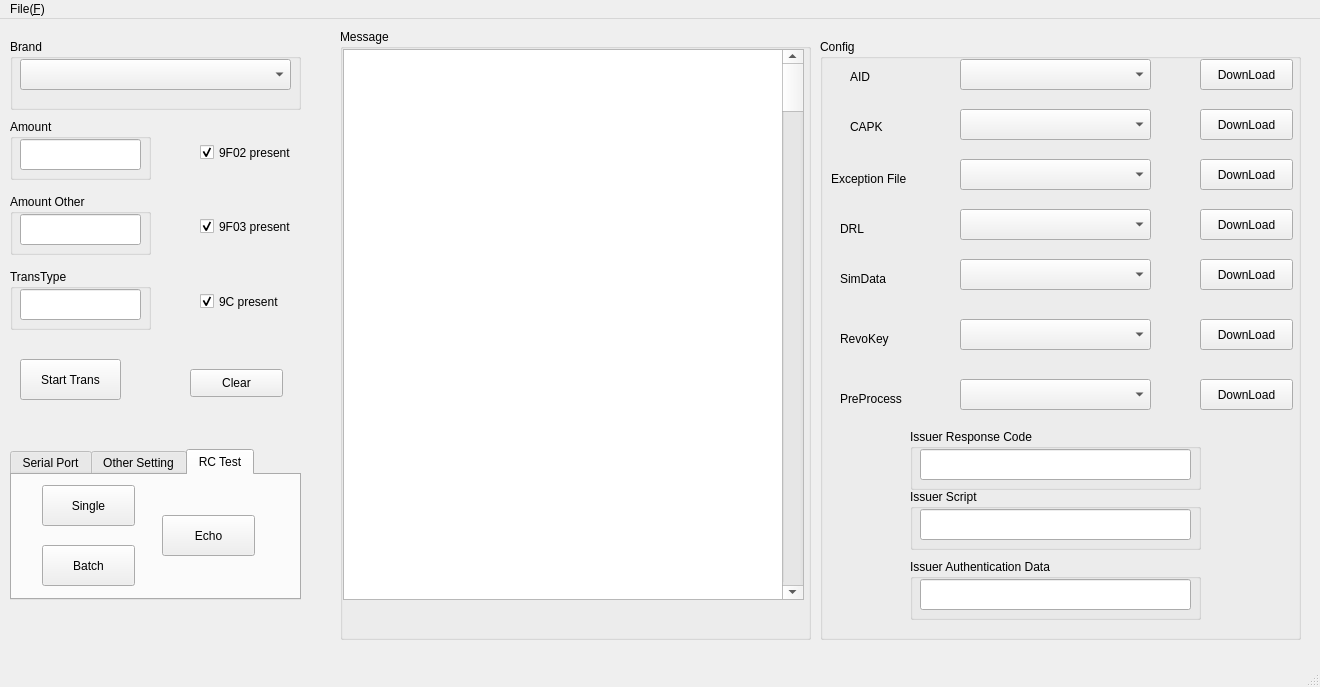
<?xml version="1.0" encoding="UTF-8"?>
<ui version="4.0">
 <class>XGD_HOST</class>
 <widget class="QMainWindow" name="XGD_HOST">
  <property name="geometry">
   <rect>
    <x>0</x>
    <y>0</y>
    <width>1320</width>
    <height>687</height>
   </rect>
  </property>
  <property name="windowTitle">
   <string>XGD_HOST</string>
  </property>
  <widget class="QWidget" name="centralwidget">
   <widget class="QGroupBox" name="groupBox_Config">
    <property name="geometry">
     <rect>
      <x>820</x>
      <y>20</y>
      <width>481</width>
      <height>601</height>
     </rect>
    </property>
    <property name="title">
     <string>Config</string>
    </property>
    <widget class="QComboBox" name="comboBox_AID">
     <property name="geometry">
      <rect>
       <x>140</x>
       <y>20</y>
       <width>191</width>
       <height>31</height>
      </rect>
     </property>
    </widget>
    <widget class="QLabel" name="label_AID">
     <property name="geometry">
      <rect>
       <x>30</x>
       <y>30</y>
       <width>72</width>
       <height>15</height>
      </rect>
     </property>
     <property name="text">
      <string>AID</string>
     </property>
    </widget>
    <widget class="QPushButton" name="pushButton_DownloadAid">
     <property name="geometry">
      <rect>
       <x>380</x>
       <y>20</y>
       <width>93</width>
       <height>31</height>
      </rect>
     </property>
     <property name="text">
      <string>DownLoad</string>
     </property>
    </widget>
    <widget class="QLabel" name="label_CAPK">
     <property name="geometry">
      <rect>
       <x>30</x>
       <y>80</y>
       <width>72</width>
       <height>15</height>
      </rect>
     </property>
     <property name="text">
      <string>CAPK</string>
     </property>
    </widget>
    <widget class="QComboBox" name="comboBox_CAPK">
     <property name="geometry">
      <rect>
       <x>140</x>
       <y>70</y>
       <width>191</width>
       <height>31</height>
      </rect>
     </property>
    </widget>
    <widget class="QPushButton" name="pushButton_DownloadCAPK">
     <property name="geometry">
      <rect>
       <x>380</x>
       <y>70</y>
       <width>93</width>
       <height>31</height>
      </rect>
     </property>
     <property name="text">
      <string>DownLoad</string>
     </property>
    </widget>
    <widget class="QLabel" name="label_ExceptionFile">
     <property name="geometry">
      <rect>
       <x>11</x>
       <y>130</y>
       <width>111</width>
       <height>20</height>
      </rect>
     </property>
     <property name="text">
      <string>Exception File</string>
     </property>
    </widget>
    <widget class="QComboBox" name="comboBox_ExceptionFile">
     <property name="geometry">
      <rect>
       <x>140</x>
       <y>120</y>
       <width>191</width>
       <height>31</height>
      </rect>
     </property>
    </widget>
    <widget class="QPushButton" name="pushButton_DownloadExcet">
     <property name="geometry">
      <rect>
       <x>380</x>
       <y>120</y>
       <width>93</width>
       <height>31</height>
      </rect>
     </property>
     <property name="text">
      <string>DownLoad</string>
     </property>
    </widget>
    <widget class="QLabel" name="label_DRL">
     <property name="geometry">
      <rect>
       <x>20</x>
       <y>180</y>
       <width>31</width>
       <height>20</height>
      </rect>
     </property>
     <property name="text">
      <string>DRL</string>
     </property>
    </widget>
    <widget class="QComboBox" name="comboBox_DRL">
     <property name="geometry">
      <rect>
       <x>140</x>
       <y>170</y>
       <width>191</width>
       <height>31</height>
      </rect>
     </property>
    </widget>
    <widget class="QPushButton" name="pushButton_DownloadDRL">
     <property name="geometry">
      <rect>
       <x>380</x>
       <y>170</y>
       <width>93</width>
       <height>31</height>
      </rect>
     </property>
     <property name="text">
      <string>DownLoad</string>
     </property>
    </widget>
    <widget class="QLabel" name="label_SimData">
     <property name="geometry">
      <rect>
       <x>20</x>
       <y>230</y>
       <width>61</width>
       <height>20</height>
      </rect>
     </property>
     <property name="text">
      <string>SimData</string>
     </property>
    </widget>
    <widget class="QComboBox" name="comboBox_SimData">
     <property name="geometry">
      <rect>
       <x>140</x>
       <y>220</y>
       <width>191</width>
       <height>31</height>
      </rect>
     </property>
    </widget>
    <widget class="QPushButton" name="pushButton_DownloadSimdata">
     <property name="geometry">
      <rect>
       <x>380</x>
       <y>220</y>
       <width>93</width>
       <height>31</height>
      </rect>
     </property>
     <property name="text">
      <string>DownLoad</string>
     </property>
    </widget>
    <widget class="QLabel" name="label_RevoKey">
     <property name="geometry">
      <rect>
       <x>20</x>
       <y>290</y>
       <width>61</width>
       <height>20</height>
      </rect>
     </property>
     <property name="text">
      <string>RevoKey</string>
     </property>
    </widget>
    <widget class="QComboBox" name="comboBox_Revokey">
     <property name="geometry">
      <rect>
       <x>140</x>
       <y>280</y>
       <width>191</width>
       <height>31</height>
      </rect>
     </property>
    </widget>
    <widget class="QPushButton" name="pushButton_DownloadRevokey">
     <property name="geometry">
      <rect>
       <x>380</x>
       <y>280</y>
       <width>93</width>
       <height>31</height>
      </rect>
     </property>
     <property name="text">
      <string>DownLoad</string>
     </property>
    </widget>
    <widget class="QLabel" name="label_PreProcess">
     <property name="geometry">
      <rect>
       <x>20</x>
       <y>350</y>
       <width>81</width>
       <height>20</height>
      </rect>
     </property>
     <property name="text">
      <string>PreProcess</string>
     </property>
    </widget>
    <widget class="QComboBox" name="comboBox_PreProcess">
     <property name="geometry">
      <rect>
       <x>140</x>
       <y>340</y>
       <width>191</width>
       <height>31</height>
      </rect>
     </property>
    </widget>
    <widget class="QPushButton" name="pushButton_DownloadPreprocess">
     <property name="geometry">
      <rect>
       <x>380</x>
       <y>340</y>
       <width>93</width>
       <height>31</height>
      </rect>
     </property>
     <property name="text">
      <string>DownLoad</string>
     </property>
    </widget>
    <widget class="QGroupBox" name="groupBox_HostResCode">
     <property name="geometry">
      <rect>
       <x>90</x>
       <y>390</y>
       <width>291</width>
       <height>61</height>
      </rect>
     </property>
     <property name="title">
      <string>Issuer Response Code</string>
     </property>
     <widget class="QLineEdit" name="lineEdit_HostResCode">
      <property name="geometry">
       <rect>
        <x>10</x>
        <y>20</y>
        <width>271</width>
        <height>31</height>
       </rect>
      </property>
     </widget>
    </widget>
    <widget class="QGroupBox" name="groupBox_IssuerScript">
     <property name="geometry">
      <rect>
       <x>90</x>
       <y>450</y>
       <width>291</width>
       <height>61</height>
      </rect>
     </property>
     <property name="title">
      <string>Issuer Script</string>
     </property>
     <widget class="QLineEdit" name="lineEdit_IssuerScript">
      <property name="geometry">
       <rect>
        <x>10</x>
        <y>20</y>
        <width>271</width>
        <height>31</height>
       </rect>
      </property>
     </widget>
    </widget>
    <widget class="QGroupBox" name="groupBox_HostAuthData">
     <property name="geometry">
      <rect>
       <x>90</x>
       <y>520</y>
       <width>291</width>
       <height>61</height>
      </rect>
     </property>
     <property name="title">
      <string>Issuer Authentication Data</string>
     </property>
     <widget class="QLineEdit" name="lineEdit_HostAuthData">
      <property name="geometry">
       <rect>
        <x>10</x>
        <y>20</y>
        <width>271</width>
        <height>31</height>
       </rect>
      </property>
     </widget>
    </widget>
   </widget>
   <widget class="QGroupBox" name="groupBox_Amount">
    <property name="geometry">
     <rect>
      <x>10</x>
      <y>100</y>
      <width>141</width>
      <height>61</height>
     </rect>
    </property>
    <property name="title">
     <string>Amount</string>
    </property>
    <widget class="QLineEdit" name="lineEdit_Amt">
     <property name="geometry">
      <rect>
       <x>10</x>
       <y>20</y>
       <width>121</width>
       <height>31</height>
      </rect>
     </property>
    </widget>
   </widget>
   <widget class="QGroupBox" name="groupBox_AmtOther">
    <property name="geometry">
     <rect>
      <x>10</x>
      <y>175</y>
      <width>141</width>
      <height>61</height>
     </rect>
    </property>
    <property name="title">
     <string>Amount Other</string>
    </property>
    <widget class="QLineEdit" name="lineEdit_AmtOther">
     <property name="geometry">
      <rect>
       <x>10</x>
       <y>20</y>
       <width>121</width>
       <height>31</height>
      </rect>
     </property>
    </widget>
   </widget>
   <widget class="QGroupBox" name="groupBox_TransType">
    <property name="geometry">
     <rect>
      <x>10</x>
      <y>250</y>
      <width>141</width>
      <height>61</height>
     </rect>
    </property>
    <property name="title">
     <string>TransType</string>
    </property>
    <widget class="QLineEdit" name="lineEdit_TransType">
     <property name="geometry">
      <rect>
       <x>10</x>
       <y>20</y>
       <width>121</width>
       <height>31</height>
      </rect>
     </property>
    </widget>
   </widget>
   <widget class="QPushButton" name="pushButton_StartTrans">
    <property name="geometry">
     <rect>
      <x>20</x>
      <y>340</y>
      <width>101</width>
      <height>41</height>
     </rect>
    </property>
    <property name="text">
     <string>Start Trans</string>
    </property>
   </widget>
   <widget class="QPushButton" name="pushButton_ClrMessage">
    <property name="geometry">
     <rect>
      <x>190</x>
      <y>350</y>
      <width>93</width>
      <height>28</height>
     </rect>
    </property>
    <property name="text">
     <string>Clear</string>
    </property>
   </widget>
   <widget class="QTabWidget" name="tabWidget_Settings">
    <property name="geometry">
     <rect>
      <x>10</x>
      <y>430</y>
      <width>291</width>
      <height>151</height>
     </rect>
    </property>
    <property name="currentIndex">
     <number>2</number>
    </property>
    <widget class="QWidget" name="tab_commsetting">
     <attribute name="title">
      <string>Serial Port</string>
     </attribute>
     <widget class="QLabel" name="label_SerialPort">
      <property name="geometry">
       <rect>
        <x>30</x>
        <y>30</y>
        <width>31</width>
        <height>20</height>
       </rect>
      </property>
      <property name="text">
       <string>Port</string>
      </property>
     </widget>
     <widget class="QLabel" name="label_SerialBaud">
      <property name="geometry">
       <rect>
        <x>30</x>
        <y>80</y>
        <width>41</width>
        <height>16</height>
       </rect>
      </property>
      <property name="text">
       <string>Baud</string>
      </property>
     </widget>
     <widget class="QPushButton" name="pushButton_ScanSerial">
      <property name="geometry">
       <rect>
        <x>200</x>
        <y>5</y>
        <width>81</width>
        <height>51</height>
       </rect>
      </property>
      <property name="text">
       <string>Scan</string>
      </property>
     </widget>
     <widget class="QPushButton" name="pushButton_OpenSerial">
      <property name="geometry">
       <rect>
        <x>200</x>
        <y>65</y>
        <width>81</width>
        <height>51</height>
       </rect>
      </property>
      <property name="text">
       <string>Open</string>
      </property>
     </widget>
     <widget class="QComboBox" name="comboBox_SerialPort">
      <property name="geometry">
       <rect>
        <x>80</x>
        <y>20</y>
        <width>111</width>
        <height>31</height>
       </rect>
      </property>
     </widget>
     <widget class="QComboBox" name="comboBox_BaudRate">
      <property name="geometry">
       <rect>
        <x>80</x>
        <y>70</y>
        <width>111</width>
        <height>31</height>
       </rect>
      </property>
     </widget>
    </widget>
    <widget class="QWidget" name="tab_othsetting">
     <attribute name="title">
      <string>Other Setting</string>
     </attribute>
     <widget class="QLineEdit" name="lineEdit_IPAddress">
      <property name="geometry">
       <rect>
        <x>82</x>
        <y>20</y>
        <width>151</width>
        <height>31</height>
       </rect>
      </property>
      <property name="text">
       <string>127.0.0.1</string>
      </property>
     </widget>
     <widget class="QLineEdit" name="lineEdit_IPPort">
      <property name="geometry">
       <rect>
        <x>82</x>
        <y>70</y>
        <width>151</width>
        <height>31</height>
       </rect>
      </property>
      <property name="text">
       <string>8182</string>
      </property>
     </widget>
     <widget class="QLabel" name="label_IPAddress">
      <property name="geometry">
       <rect>
        <x>10</x>
        <y>24</y>
        <width>72</width>
        <height>21</height>
       </rect>
      </property>
      <property name="text">
       <string>Address</string>
      </property>
     </widget>
     <widget class="QLabel" name="label_IPPort">
      <property name="geometry">
       <rect>
        <x>10</x>
        <y>74</y>
        <width>72</width>
        <height>21</height>
       </rect>
      </property>
      <property name="text">
       <string>Port</string>
      </property>
     </widget>
    </widget>
    <widget class="QWidget" name="tab_readercontroller">
     <attribute name="title">
      <string>RC Test</string>
     </attribute>
     <widget class="QPushButton" name="pushButton_RCSingle">
      <property name="geometry">
       <rect>
        <x>30</x>
        <y>10</y>
        <width>93</width>
        <height>41</height>
       </rect>
      </property>
      <property name="text">
       <string>Single</string>
      </property>
     </widget>
     <widget class="QPushButton" name="pushButton_RCBatch">
      <property name="geometry">
       <rect>
        <x>30</x>
        <y>70</y>
        <width>93</width>
        <height>41</height>
       </rect>
      </property>
      <property name="text">
       <string>Batch</string>
      </property>
     </widget>
     <widget class="QPushButton" name="pushButton_RCEcho">
      <property name="geometry">
       <rect>
        <x>150</x>
        <y>40</y>
        <width>93</width>
        <height>41</height>
       </rect>
      </property>
      <property name="text">
       <string>Echo</string>
      </property>
     </widget>
    </widget>
   </widget>
   <widget class="QGroupBox" name="groupBox_Message">
    <property name="geometry">
     <rect>
      <x>340</x>
      <y>10</y>
      <width>471</width>
      <height>611</height>
     </rect>
    </property>
    <property name="title">
     <string>Message</string>
    </property>
    <widget class="QPlainTextEdit" name="plainTextEdit_Message">
     <property name="geometry">
      <rect>
       <x>3</x>
       <y>20</y>
       <width>461</width>
       <height>551</height>
      </rect>
     </property>
    </widget>
    <widget class="QScrollBar" name="verticalScrollBar_Message">
     <property name="geometry">
      <rect>
       <x>442</x>
       <y>21</y>
       <width>21</width>
       <height>549</height>
      </rect>
     </property>
     <property name="orientation">
      <enum>Qt::Vertical</enum>
     </property>
    </widget>
   </widget>
   <widget class="QGroupBox" name="groupBox_Brand">
    <property name="geometry">
     <rect>
      <x>10</x>
      <y>20</y>
      <width>291</width>
      <height>71</height>
     </rect>
    </property>
    <property name="title">
     <string>Brand</string>
    </property>
    <widget class="QComboBox" name="comboBox_Brand">
     <property name="geometry">
      <rect>
       <x>10</x>
       <y>20</y>
       <width>271</width>
       <height>31</height>
      </rect>
     </property>
    </widget>
   </widget>
   <widget class="QCheckBox" name="checkBox_Amt">
    <property name="geometry">
     <rect>
      <x>200</x>
      <y>118</y>
      <width>121</width>
      <height>31</height>
     </rect>
    </property>
    <property name="tabletTracking">
     <bool>false</bool>
    </property>
    <property name="acceptDrops">
     <bool>false</bool>
    </property>
    <property name="autoFillBackground">
     <bool>false</bool>
    </property>
    <property name="text">
     <string>9F02 present</string>
    </property>
    <property name="iconSize">
     <size>
      <width>30</width>
      <height>30</height>
     </size>
    </property>
    <property name="checked">
     <bool>true</bool>
    </property>
   </widget>
   <widget class="QCheckBox" name="checkBox_AmtOther">
    <property name="geometry">
     <rect>
      <x>200</x>
      <y>198</y>
      <width>121</width>
      <height>19</height>
     </rect>
    </property>
    <property name="text">
     <string>9F03 present</string>
    </property>
    <property name="checked">
     <bool>true</bool>
    </property>
   </widget>
   <widget class="QCheckBox" name="checkBox_TransType">
    <property name="geometry">
     <rect>
      <x>200</x>
      <y>273</y>
      <width>111</width>
      <height>19</height>
     </rect>
    </property>
    <property name="text">
     <string>9C present</string>
    </property>
    <property name="checked">
     <bool>true</bool>
    </property>
   </widget>
  </widget>
  <widget class="QStatusBar" name="statusbar"/>
  <widget class="QMenuBar" name="menubar">
   <property name="geometry">
    <rect>
     <x>0</x>
     <y>0</y>
     <width>1320</width>
     <height>26</height>
    </rect>
   </property>
   <widget class="QMenu" name="menu_F">
    <property name="title">
     <string>File(&amp;F)</string>
    </property>
    <widget class="QMenu" name="menuLog_File">
     <property name="title">
      <string>Log File</string>
     </property>
     <addaction name="action_Open"/>
     <addaction name="action_Close"/>
    </widget>
    <addaction name="menuLog_File"/>
   </widget>
   <addaction name="menu_F"/>
  </widget>
  <action name="action_Open">
   <property name="text">
    <string>Open</string>
   </property>
  </action>
  <action name="action_Close">
   <property name="text">
    <string> Close</string>
   </property>
  </action>
 </widget>
 <resources/>
 <connections/>
</ui>
